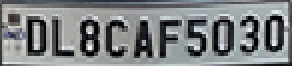
#> input picture Project/TestImages/car_plate.png, 146 x 33 px, found by its file name (shown 2 times larger)
$ jupyter execute --allow-errors Segmentation_and_Prediction.ipynb   (shell and % lines are left out)
#> lines starting #> are read from the running program, lines starting #| are printed output that depends on the picture; after the words box and inside, x2 and y2 are one past the last pixel; in counts of white or black regions, pixels touching at a corner belong together
#> further down, plate is the input picture: shape (33, 146, 3); mean B, G, R 130.4, 128.6, 125
[cell 1]
from google.colab import drive
drive.mount('/content/drive')

[cell 2]
# ignore warning
import os
os.environ['TF_CPP_MIN_LOG_LEVEL'] = '3'

from keras.preprocessing.image import ImageDataGenerator
from keras.applications import MobileNetV2
from keras.layers import AveragePooling2D
from keras.layers import Dropout
from keras.layers import Flatten
from keras.layers import Dense
from keras.layers import Input
from keras.models import Model
from keras.optimizers import Adam
from keras.preprocessing.image import img_to_array
from keras.preprocessing.image import load_img
from keras.utils import to_categorical
from keras.callbacks import ModelCheckpoint, EarlyStopping
from keras.models import model_from_json
from sklearn.preprocessing import LabelEncoder
from sklearn.model_selection import train_test_split
import matplotlib.pyplot as plt
import matplotlib.gridspec as gridspec
import glob
import numpy as np

[cell 3]
dataset_paths = glob.glob("/content/dataset_characters/**/*.jpg")

cols=4
rows=3
fig = plt.figure(figsize=(10,8))
plt.rcParams.update({"font.size":14})
grid = gridspec.GridSpec(ncols=cols,nrows=rows,figure=fig)

# create a random list of images will be displayed
np.random.seed(45)
print(len(dataset_paths))
#> (the rest of this cell did not finish here and is left out)

[cell 4]
# Arange input data and corresponding labels
X=[]
labels=[]

for image_path in dataset_paths:
  label = image_path.split(os.path.sep)[-2]
  image=load_img(image_path,target_size=(80,80))
  image=img_to_array(image)

  X.append(image)
  labels.append(label)

X = np.array(X,dtype="float16")
labels = np.array(labels)

print("[INFO] Find {:d} images with {:d} classes".format(len(X),len(set(labels))))


# perform one-hot encoding on the labels
lb = LabelEncoder()
lb.fit(labels)
labels = lb.transform(labels)
#> (the rest of this cell did not finish here and is left out)

#> (a cell that did not finish here is left out)

#> (a cell that did not finish here is left out)

[cell 7]
from keras import backend as K

# [16 lines left out: functions recall_m, precision_m, f1_m, not called in this run]

#> (a cell that did not finish here is left out)

[cell 9]
# initilaize initial hyperparameter
INIT_LR = 1e-4
EPOCHS = 10

#> (the rest of this cell did not finish here and is left out)

[cell 10]
BATCH_SIZE = 64

#> (the rest of this cell did not finish here and is left out)

[cell 11]
import tensorflow.keras.backend as K
#> (the rest of this cell did not finish here and is left out)

[cell 12]
fig = plt.figure(figsize=(14,5))
grid=gridspec.GridSpec(ncols=2,nrows=1,figure=fig)
fig.add_subplot(grid[0])
#> (the rest of this cell did not finish here and is left out)

[cell 13]
fig = plt.figure(figsize=(14,5))
grid=gridspec.GridSpec(ncols=2,nrows=1,figure=fig)
fig.add_subplot(grid[0])
#> (the rest of this cell did not finish here and is left out)

[cell 14]
fig = plt.figure(figsize=(14,5))
grid=gridspec.GridSpec(ncols=2,nrows=1,figure=fig)
fig.add_subplot(grid[0])
#> (the rest of this cell did not finish here and is left out)

#> (a cell that did not finish here is left out)

[cell 16]
import matplotlib.pyplot as plt
import numpy as np
import cv2
from google.colab.patches import cv2_imshow

[cell 17]
# Match contours to license plate or character template
def find_contours(dimensions, img) :

    # Find all contours in the image
    cntrs, _ = cv2.findContours(img.copy(), cv2.RETR_TREE, cv2.CHAIN_APPROX_SIMPLE)

    # Retrieve potential dimensions
    lower_width = dimensions[0]
    upper_width = dimensions[1]
    lower_height = dimensions[2]
    upper_height = dimensions[3]

    # Check largest 5 or  15 contours for license plate or character respectively
    cntrs = sorted(cntrs, key=cv2.contourArea, reverse=True)[:15]

    ii = cv2.imread('contour.jpg')

    x_cntr_list = []
    target_contours = []
    img_res = []
    for cntr in cntrs :
        # detects contour in binary image and returns the coordinates of rectangle enclosing it
        intX, intY, intWidth, intHeight = cv2.boundingRect(cntr)

        # checking the dimensions of the contour to filter out the characters by contour's size
        if intWidth > lower_width and intWidth < upper_width and intHeight > lower_height and intHeight < upper_height :
            x_cntr_list.append(intX) #stores the x coordinate of the character's contour, to used later for indexing the contours

            char_copy = np.zeros((44,24))
            # extracting each character using the enclosing rectangle's coordinates.
            char = img[intY:intY+intHeight, intX:intX+intWidth]
            char = cv2.resize(char, (20, 40))

            cv2.rectangle(ii, (intX,intY), (intWidth+intX, intY+intHeight), (50,21,200), 2)
            plt.imshow(ii, cmap='gray')

            # Make result formatted for classification: invert colors
            char = cv2.subtract(255, char)

            # Resize the image to 24x44 with black border
            char_copy[2:42, 2:22] = char
            char_copy[0:2, :] = 0
            char_copy[:, 0:2] = 0
            char_copy[42:44, :] = 0
            char_copy[:, 22:24] = 0

            img_res.append(char_copy) # List that stores the character's binary image (unsorted)

    # Return characters on ascending order with respect to the x-coordinate (most-left character first)

    plt.show()
    # arbitrary function that stores sorted list of character indeces
    indices = sorted(range(len(x_cntr_list)), key=lambda k: x_cntr_list[k])
    img_res_copy = []
    for idx in indices:
        img_res_copy.append(img_res[idx])# stores character images according to their index
    img_res = np.array(img_res_copy)

    return img_res
# Find characters in the resulting images
def segment_characters(image) :

    # Preprocess cropped license plate image
    img_lp = cv2.resize(image, (333, 75))
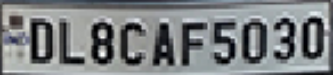
#> img_lp: shape (75, 333, 3); mean B, G, R 130.4, 128.5, 124.9
    img_gray_lp = cv2.cvtColor(img_lp, cv2.COLOR_BGR2GRAY)
    _, img_binary_lp = cv2.threshold(img_gray_lp, 200, 255, cv2.THRESH_BINARY+cv2.THRESH_OTSU)
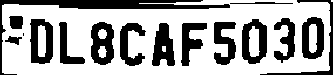
#> img_binary_lp: shape (75, 333); 66.1% white; 16 black regions (1 under 20 px), largest, box (x1, y1, x2, y2) and area: (0, 0, 230, 75) 1701, (91, 22, 114, 65) 702, (30, 19, 53, 64) 691
    img_binary_lp = cv2.erode(img_binary_lp, (3,3))
#> img_binary_lp: shape (75, 333); 62.9% white; 15 black regions (1 under 20 px), largest, box (x1, y1, x2, y2) and area: (0, 0, 293, 75) 2144, (91, 22, 114, 66) 747, (30, 19, 53, 65) 723
    img_binary_lp = cv2.dilate(img_binary_lp, (3,3))
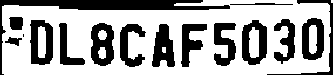
#> img_binary_lp: shape (75, 333); 65.4% white; 16 black regions (1 under 20 px), largest, box (x1, y1, x2, y2) and area: (0, 0, 230, 75) 1922, (91, 23, 114, 66) 703, (30, 20, 53, 65) 691

    LP_WIDTH = img_binary_lp.shape[0]
#> LP_WIDTH = 75
    LP_HEIGHT = img_binary_lp.shape[1]
#> LP_HEIGHT = 333

    # Make borders white
    img_binary_lp[0:3,:] = 255
    img_binary_lp[:,0:3] = 255
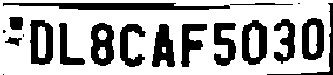
#> img_binary_lp: shape (75, 333); 68.9% white; 19 black regions (4 under 20 px), largest, box (x1, y1, x2, y2) and area: (3, 3, 230, 10) 1149, (91, 23, 114, 66) 703, (30, 20, 53, 65) 691
    img_binary_lp[72:75,:] = 255
    img_binary_lp[:,330:333] = 255
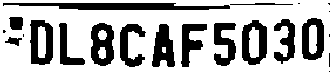
#> img_binary_lp: shape (75, 333); 70.1% white; 22 black regions (8 under 20 px)

    # Estimations of character contours sizes of cropped license plates
    dimensions = [LP_WIDTH/6,
                       LP_WIDTH/2,
                       LP_HEIGHT/10,
                       2*LP_HEIGHT/3]
#> dimensions = [12.5, 37.5, 33.3, 222]
    plt.imshow(img_binary_lp, cmap='gray')
    plt.show()
    cv2.imwrite('contour.jpg',img_binary_lp)

    # Get contours within cropped license plate
    char_list = find_contours(dimensions, img_binary_lp)
#> in find_contours, `cntrs, _ = cv2.findContours(img.copy(), cv2.RETR_TREE, cv2.CHAIN_APPRO..`: cntrs = 29 contours, 8 with area under 20; largest, box (x1, y1, x2, y2) and area: (0, 0, 333, 75) 24568, (2, 2, 231, 11) 1382, (241, 19, 268, 66) 1012, (29, 19, 54, 66) 993, (90, 22, 115, 67) 907
#> in find_contours, `cntrs = sorted(cntrs, key=cv2.contourArea, reverse=True)[:15]`: cntrs = 15 contours; largest, box (x1, y1, x2, y2) and area: (0, 0, 333, 75) 24568, (2, 2, 231, 11) 1382, (241, 19, 268, 66) 1012, (29, 19, 54, 66) 993, (90, 22, 115, 67) 907
#> the loop in find_contours, `for cntr in cntrs :` made 15 passes
#> (intX, intY, intWidth, intHeight) on passes 2 to 13: (2, 2, 229, 9), (241, 19, 27, 47), (29, 19, 25, 47), (90, 22, 25, 45), (301, 17, 24, 44), (151, 23, 25, 45), (213, 22, 24, 45), (119, 23, 28, 45), (180, 23, 28, 45), (273, 18, 23, 47), (58, 22, 28, 44), (249, 27, 10, 31)
#> (cntr, intX, intY, intWidth, intHeight) on pass 1: ([[0, 0], [0, 74], [332, 74], [332, 0]], 0, 0, 333, 75)
#> pass 3, in find_contours, `char = cv2.subtract(255, char)`:
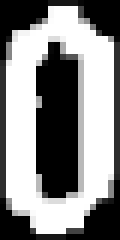
#> char: shape (40, 20) (shown 6 times larger); min 0, max 255, mean 136
#> after the loop in find_contours, `for cntr in cntrs :`:
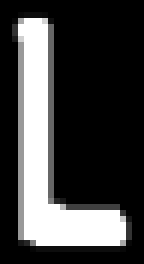
#> char_copy: shape (44, 24) float64 (shown 6 times larger); min 0, max 255, mean 65.2
#> after the loop in find_contours, `for cntr in cntrs :`:
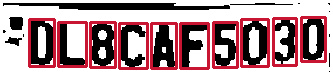
#> ii: shape (75, 333, 3); mean B, G, R 146.8, 141.9, 172.2
#> after the loop in find_contours, `for cntr in cntrs :`: img_res = 10 items; x_cntr_list = [241, 29, 90, 301, 151, 213, 119, 180, 273, 58]
#> in find_contours, `plt.show()`:
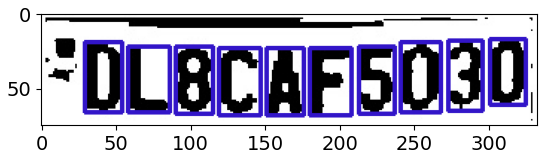
#> figure drawn by matplotlib, 1 panel; B, G, R data is drawn as R, G, B
#> in find_contours, `indices = sorted(range(len(x_cntr_list)), key=lambda k: x_cntr_list[k])`: indices = [1, 9, 2, 6, 4, 7, 5, 0, 8, 3]
#> the loop in find_contours, `for idx in indices:` made 10 passes
#> idx on passes 2, 4, 6, 7, 8, 10: 9, 6, 7, 5, 0, 3
#> after the loop in find_contours, `for idx in indices:`: img_res_copy = 10 items

    return char_list

[cell 18]
def display(img_, title=''):
    img = cv2.cvtColor(img_, cv2.COLOR_BGR2RGB)
    fig = plt.figure(figsize=(10,6))
    ax = plt.subplot(111)
    ax.imshow(img)
    plt.axis('off')
    plt.title(title)
    plt.show()

[cell 19]
plate = cv2.imread('/content/car_plate.png')
display(plate, 'License Plate')

[cell 20]
# Let's see the segmented characters
plate = cv2.imread('/content/car_plate.png')
char = segment_characters(plate)

[cell 21]
for i in range(10):
    plt.subplot(1, 10, i+1)
    plt.imshow(char[i], cmap='gray')
    plt.axis('off')
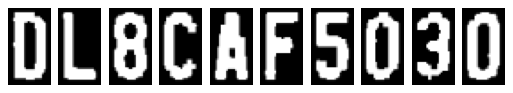
#> figure drawn by matplotlib, 10 panels

[cell 22]
import matplotlib.gridspec as gridspec
from os.path import splitext,basename
from keras.models import model_from_json
from keras.preprocessing.image import load_img, img_to_array
from keras.applications.mobilenet_v2 import preprocess_input
from sklearn.preprocessing import LabelEncoder
import glob

[cell 23]
json_file = open('/content/MobileNets_character_recognition.json', 'r')
#> (reads Project/CharacterRecognition2/MobileNets_character_recognition.json from the repository)
